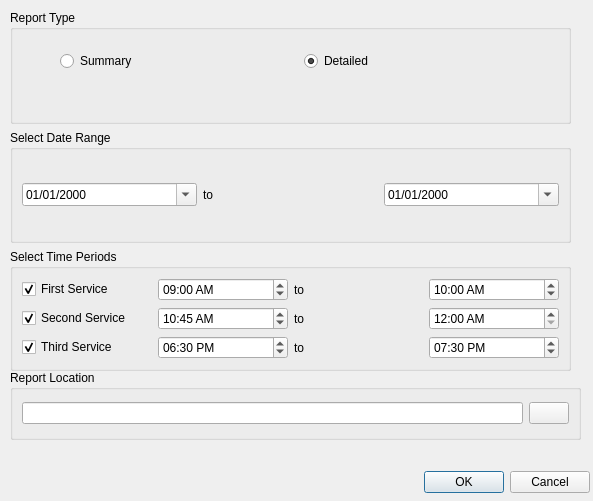
<?xml version="1.0" encoding="UTF-8"?>
<ui version="4.0">
 <class>AuditDetailDialog</class>
 <widget class="QWidget" name="AuditDetailDialog">
  <property name="geometry">
   <rect>
    <x>0</x>
    <y>0</y>
    <width>593</width>
    <height>501</height>
   </rect>
  </property>
  <property name="windowTitle">
   <string>Audit Detail Extraction</string>
  </property>
  <widget class="QDialogButtonBox" name="buttonBox">
   <property name="geometry">
    <rect>
     <x>420</x>
     <y>470</y>
     <width>170</width>
     <height>25</height>
    </rect>
   </property>
   <property name="standardButtons">
    <set>QDialogButtonBox::Cancel|QDialogButtonBox::Ok</set>
   </property>
  </widget>
  <widget class="QGroupBox" name="FileGroupBox">
   <property name="geometry">
    <rect>
     <x>10</x>
     <y>370</y>
     <width>571</width>
     <height>70</height>
    </rect>
   </property>
   <property name="title">
    <string>Report Location</string>
   </property>
   <layout class="QVBoxLayout" name="verticalLayout_4">
    <item>
     <layout class="QHBoxLayout" name="horizontalLayout">
      <item>
       <widget class="QLineEdit" name="FileLineEdit"/>
      </item>
      <item>
       <widget class="QPushButton" name="SaveFilePushButton">
        <property name="text">
         <string/>
        </property>
        <property name="icon">
         <iconset resource="../images/openlp-2.qrc">
          <normaloff>:/exports/export_load.png</normaloff>:/exports/export_load.png</iconset>
        </property>
       </widget>
      </item>
     </layout>
    </item>
   </layout>
  </widget>
  <widget class="QWidget" name="layoutWidget">
   <property name="geometry">
    <rect>
     <x>10</x>
     <y>10</y>
     <width>561</width>
     <height>361</height>
    </rect>
   </property>
   <layout class="QVBoxLayout" name="verticalLayout_3">
    <item>
     <widget class="QGroupBox" name="ReportTypeGroup">
      <property name="title">
       <string>Report Type</string>
      </property>
      <widget class="QWidget" name="layoutWidget">
       <property name="geometry">
        <rect>
         <x>50</x>
         <y>40</y>
         <width>481</width>
         <height>23</height>
        </rect>
       </property>
       <layout class="QHBoxLayout" name="ReportHorizontalLayout">
        <item>
         <widget class="QRadioButton" name="SummaryReport">
          <property name="text">
           <string>Summary</string>
          </property>
         </widget>
        </item>
        <item>
         <widget class="QRadioButton" name="DetailedReport">
          <property name="text">
           <string>Detailed</string>
          </property>
          <property name="checked">
           <bool>true</bool>
          </property>
         </widget>
        </item>
       </layout>
      </widget>
     </widget>
    </item>
    <item>
     <widget class="QGroupBox" name="DateRangeGroupBox">
      <property name="title">
       <string>Select Date Range</string>
      </property>
      <layout class="QVBoxLayout" name="verticalLayout_2">
       <item>
        <layout class="QHBoxLayout" name="DateHorizontalLayout">
         <item>
          <widget class="QDateEdit" name="FromDateEdit">
           <property name="displayFormat">
            <string>dd/MM/yyyy</string>
           </property>
           <property name="calendarPopup">
            <bool>true</bool>
           </property>
          </widget>
         </item>
         <item>
          <widget class="QLabel" name="To">
           <property name="text">
            <string>to</string>
           </property>
          </widget>
         </item>
         <item>
          <widget class="QDateEdit" name="ToDateEdit">
           <property name="displayFormat">
            <string>dd/MM/yyyy</string>
           </property>
           <property name="calendarPopup">
            <bool>true</bool>
           </property>
          </widget>
         </item>
        </layout>
       </item>
      </layout>
     </widget>
    </item>
    <item>
     <widget class="QGroupBox" name="TimePeriodGroupBox">
      <property name="title">
       <string>Select Time Periods</string>
      </property>
      <layout class="QVBoxLayout" name="verticalLayout">
       <item>
        <layout class="QHBoxLayout" name="FirstHorizontalLayout">
         <item>
          <widget class="QCheckBox" name="FirstCheckBox">
           <property name="text">
            <string>First Service</string>
           </property>
           <property name="checked">
            <bool>true</bool>
           </property>
          </widget>
         </item>
         <item>
          <widget class="QTimeEdit" name="FirstFromTimeEdit">
           <property name="displayFormat">
            <string>hh:mm AP</string>
           </property>
           <property name="time">
            <time>
             <hour>9</hour>
             <minute>0</minute>
             <second>0</second>
            </time>
           </property>
          </widget>
         </item>
         <item>
          <widget class="QLabel" name="FirstTo">
           <property name="text">
            <string>to</string>
           </property>
          </widget>
         </item>
         <item>
          <widget class="QTimeEdit" name="FirstToTimeEdit">
           <property name="displayFormat">
            <string>hh:mm AP</string>
           </property>
           <property name="calendarPopup">
            <bool>true</bool>
           </property>
           <property name="time">
            <time>
             <hour>10</hour>
             <minute>0</minute>
             <second>0</second>
            </time>
           </property>
          </widget>
         </item>
        </layout>
       </item>
       <item>
        <layout class="QHBoxLayout" name="SecondHorizontalLayout">
         <item>
          <widget class="QCheckBox" name="SecondCheckBox">
           <property name="text">
            <string>Second Service</string>
           </property>
           <property name="checked">
            <bool>true</bool>
           </property>
          </widget>
         </item>
         <item>
          <widget class="QTimeEdit" name="SecondFromTimeEdit">
           <property name="displayFormat">
            <string>hh:mm AP</string>
           </property>
           <property name="time">
            <time>
             <hour>10</hour>
             <minute>45</minute>
             <second>0</second>
            </time>
           </property>
          </widget>
         </item>
         <item>
          <widget class="QLabel" name="SecondTo">
           <property name="text">
            <string>to</string>
           </property>
          </widget>
         </item>
         <item>
          <widget class="QTimeEdit" name="SecondToTimeEdit">
           <property name="displayFormat">
            <string>hh:mm AP</string>
           </property>
          </widget>
         </item>
        </layout>
       </item>
       <item>
        <layout class="QHBoxLayout" name="ThirdHorizontalLayout">
         <item>
          <widget class="QCheckBox" name="ThirdCheckBox">
           <property name="text">
            <string>Third Service</string>
           </property>
           <property name="checked">
            <bool>true</bool>
           </property>
          </widget>
         </item>
         <item>
          <widget class="QTimeEdit" name="ThirdFromTimeEdit">
           <property name="displayFormat">
            <string>hh:mm AP</string>
           </property>
           <property name="time">
            <time>
             <hour>18</hour>
             <minute>30</minute>
             <second>0</second>
            </time>
           </property>
          </widget>
         </item>
         <item>
          <widget class="QLabel" name="ThirdTo">
           <property name="text">
            <string>to</string>
           </property>
          </widget>
         </item>
         <item>
          <widget class="QTimeEdit" name="ThirdToTimeEdit">
           <property name="displayFormat">
            <string>hh:mm AP</string>
           </property>
           <property name="time">
            <time>
             <hour>19</hour>
             <minute>30</minute>
             <second>0</second>
            </time>
           </property>
          </widget>
         </item>
        </layout>
       </item>
      </layout>
     </widget>
    </item>
   </layout>
  </widget>
 </widget>
 <resources>
  <include location="../images/openlp-2.qrc"/>
 </resources>
 <connections>
  <connection>
   <sender>buttonBox</sender>
   <signal>accepted()</signal>
   <receiver>AuditDetailDialog</receiver>
   <slot>accept()</slot>
   <hints>
    <hint type="sourcelabel">
     <x>455</x>
     <y>483</y>
    </hint>
    <hint type="destinationlabel">
     <x>445</x>
     <y>575</y>
    </hint>
   </hints>
  </connection>
  <connection>
   <sender>buttonBox</sender>
   <signal>rejected()</signal>
   <receiver>AuditDetailDialog</receiver>
   <slot>close()</slot>
   <hints>
    <hint type="sourcelabel">
     <x>528</x>
     <y>484</y>
    </hint>
    <hint type="destinationlabel">
     <x>526</x>
     <y>531</y>
    </hint>
   </hints>
  </connection>
  <connection>
   <sender>FirstCheckBox</sender>
   <signal>stateChanged(int)</signal>
   <receiver>AuditDetailDialog</receiver>
   <slot>changeFirstService(int)</slot>
   <hints>
    <hint type="sourcelabel">
     <x>26</x>
     <y>285</y>
    </hint>
    <hint type="destinationlabel">
     <x>136</x>
     <y>483</y>
    </hint>
   </hints>
  </connection>
  <connection>
   <sender>SecondCheckBox</sender>
   <signal>stateChanged(int)</signal>
   <receiver>AuditDetailDialog</receiver>
   <slot>changeSecondService(int)</slot>
   <hints>
    <hint type="sourcelabel">
     <x>41</x>
     <y>323</y>
    </hint>
    <hint type="destinationlabel">
     <x>103</x>
     <y>494</y>
    </hint>
   </hints>
  </connection>
  <connection>
   <sender>ThirdCheckBox</sender>
   <signal>stateChanged(int)</signal>
   <receiver>AuditDetailDialog</receiver>
   <slot>changeThirdService(int)</slot>
   <hints>
    <hint type="sourcelabel">
     <x>38</x>
     <y>351</y>
    </hint>
    <hint type="destinationlabel">
     <x>155</x>
     <y>463</y>
    </hint>
   </hints>
  </connection>
  <connection>
   <sender>SaveFilePushButton</sender>
   <signal>pressed()</signal>
   <receiver>AuditDetailDialog</receiver>
   <slot>defineOutputLocation()</slot>
   <hints>
    <hint type="sourcelabel">
     <x>538</x>
     <y>419</y>
    </hint>
    <hint type="destinationlabel">
     <x>385</x>
     <y>480</y>
    </hint>
   </hints>
  </connection>
 </connections>
 <slots>
  <slot>accept()</slot>
  <slot>changeFirstService(int)</slot>
  <slot>changeSecondService(int)</slot>
  <slot>changeThirdService(int)</slot>
  <slot>defineOutputLocation()</slot>
 </slots>
</ui>
